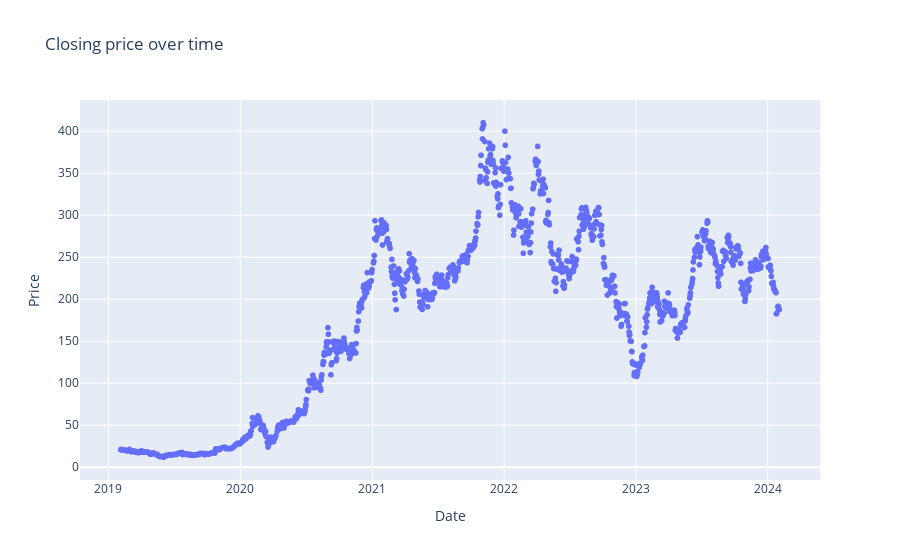

The notebook cell this image was saved under:
### Markdown cell above
# **Scatter Plot**

### Code cell
#converted to purely numeric values
df['Close'] = df['Close'].replace('[\$,]', '', regex=True).astype(float)
fig = px.scatter(df, x="Date", y="Close", title="Closing price over time")
fig.update_layout(yaxis_title='Price')

fig.show()

### Figure 1 — Plotly figure (JSON) as saved in the notebook; plotly's stock layout.template omitted (floating-point values rounded to 4 significant figures; data arrays with more than 128 entries replaced by an {"elided": "..."} marker saying what was removed)
{"data": [{"hovertemplate": "Date=%{x}<br>Close=%{y}<extra></extra>", "legendgroup": "", "marker": {"color": "#636efa", "symbol": "circle"}, "mode": "markers", "name": "", "showlegend": false, "x": {"elided": "1259 str values"}, "xaxis": "x", "y": {"elided": "1259 float values"}, "yaxis": "y", "type": "scattergl"}], "layout": {"xaxis": {"anchor": "y", "domain": [0.0, 1.0], "title": {"text": "Date"}}, "yaxis": {"anchor": "x", "domain": [0.0, 1.0], "title": {"text": "Price"}}, "legend": {"tracegroupgap": 0}, "title": {"text": "Closing price over time"}}}
